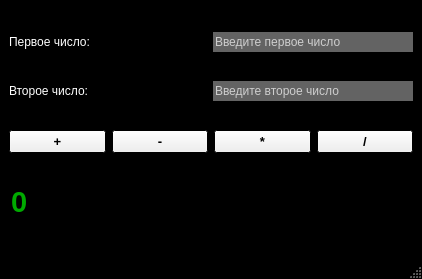
<?xml version="1.0" encoding="UTF-8"?>
<ui version="4.0">
 <class>MainWindow</class>
 <widget class="QMainWindow" name="MainWindow">
  <property name="geometry">
   <rect>
    <x>0</x>
    <y>0</y>
    <width>422</width>
    <height>279</height>
   </rect>
  </property>
  <property name="palette">
   <palette>
    <active>
     <colorrole role="Window">
      <brush brushstyle="SolidPattern">
       <color alpha="255">
        <red>0</red>
        <green>0</green>
        <blue>0</blue>
       </color>
      </brush>
     </colorrole>
    </active>
    <inactive>
     <colorrole role="Window">
      <brush brushstyle="SolidPattern">
       <color alpha="255">
        <red>0</red>
        <green>0</green>
        <blue>0</blue>
       </color>
      </brush>
     </colorrole>
    </inactive>
    <disabled>
     <colorrole role="Base">
      <brush brushstyle="SolidPattern">
       <color alpha="255">
        <red>0</red>
        <green>0</green>
        <blue>0</blue>
       </color>
      </brush>
     </colorrole>
     <colorrole role="Window">
      <brush brushstyle="SolidPattern">
       <color alpha="255">
        <red>0</red>
        <green>0</green>
        <blue>0</blue>
       </color>
      </brush>
     </colorrole>
    </disabled>
   </palette>
  </property>
  <property name="contextMenuPolicy">
   <enum>Qt::ContextMenuPolicy::DefaultContextMenu</enum>
  </property>
  <property name="windowTitle">
   <string>MainWindow</string>
  </property>
  <widget class="QWidget" name="centralwidget">
   <layout class="QVBoxLayout" name="verticalLayout">
    <item>
     <layout class="QHBoxLayout" name="horizontalLayout">
      <item>
       <widget class="QLabel" name="label">
        <property name="minimumSize">
         <size>
          <width>85</width>
          <height>20</height>
         </size>
        </property>
        <property name="palette">
         <palette>
          <active>
           <colorrole role="WindowText">
            <brush brushstyle="SolidPattern">
             <color alpha="255">
              <red>255</red>
              <green>255</green>
              <blue>255</blue>
             </color>
            </brush>
           </colorrole>
           <colorrole role="Text">
            <brush brushstyle="SolidPattern">
             <color alpha="255">
              <red>255</red>
              <green>255</green>
              <blue>255</blue>
             </color>
            </brush>
           </colorrole>
          </active>
          <inactive>
           <colorrole role="WindowText">
            <brush brushstyle="SolidPattern">
             <color alpha="255">
              <red>255</red>
              <green>255</green>
              <blue>255</blue>
             </color>
            </brush>
           </colorrole>
           <colorrole role="Text">
            <brush brushstyle="SolidPattern">
             <color alpha="255">
              <red>255</red>
              <green>255</green>
              <blue>255</blue>
             </color>
            </brush>
           </colorrole>
          </inactive>
          <disabled/>
         </palette>
        </property>
        <property name="text">
         <string>Первое число:</string>
        </property>
       </widget>
      </item>
      <item>
       <spacer name="horizontalSpacer">
        <property name="orientation">
         <enum>Qt::Orientation::Horizontal</enum>
        </property>
        <property name="sizeHint" stdset="0">
         <size>
          <width>88</width>
          <height>20</height>
         </size>
        </property>
       </spacer>
      </item>
      <item>
       <widget class="QLineEdit" name="lineEdit_2">
        <property name="minimumSize">
         <size>
          <width>200</width>
          <height>20</height>
         </size>
        </property>
        <property name="palette">
         <palette>
          <active>
           <colorrole role="Light">
            <brush brushstyle="SolidPattern">
             <color alpha="255">
              <red>99</red>
              <green>99</green>
              <blue>99</blue>
             </color>
            </brush>
           </colorrole>
           <colorrole role="Midlight">
            <brush brushstyle="SolidPattern">
             <color alpha="255">
              <red>99</red>
              <green>99</green>
              <blue>99</blue>
             </color>
            </brush>
           </colorrole>
           <colorrole role="Text">
            <brush brushstyle="SolidPattern">
             <color alpha="255">
              <red>206</red>
              <green>206</green>
              <blue>206</blue>
             </color>
            </brush>
           </colorrole>
           <colorrole role="Base">
            <brush brushstyle="SolidPattern">
             <color alpha="255">
              <red>99</red>
              <green>99</green>
              <blue>99</blue>
             </color>
            </brush>
           </colorrole>
          </active>
          <inactive>
           <colorrole role="Light">
            <brush brushstyle="SolidPattern">
             <color alpha="255">
              <red>99</red>
              <green>99</green>
              <blue>99</blue>
             </color>
            </brush>
           </colorrole>
           <colorrole role="Midlight">
            <brush brushstyle="SolidPattern">
             <color alpha="255">
              <red>99</red>
              <green>99</green>
              <blue>99</blue>
             </color>
            </brush>
           </colorrole>
           <colorrole role="Text">
            <brush brushstyle="SolidPattern">
             <color alpha="255">
              <red>206</red>
              <green>206</green>
              <blue>206</blue>
             </color>
            </brush>
           </colorrole>
           <colorrole role="Base">
            <brush brushstyle="SolidPattern">
             <color alpha="255">
              <red>99</red>
              <green>99</green>
              <blue>99</blue>
             </color>
            </brush>
           </colorrole>
          </inactive>
          <disabled>
           <colorrole role="Light">
            <brush brushstyle="SolidPattern">
             <color alpha="255">
              <red>99</red>
              <green>99</green>
              <blue>99</blue>
             </color>
            </brush>
           </colorrole>
           <colorrole role="Midlight">
            <brush brushstyle="SolidPattern">
             <color alpha="255">
              <red>99</red>
              <green>99</green>
              <blue>99</blue>
             </color>
            </brush>
           </colorrole>
          </disabled>
         </palette>
        </property>
        <property name="text">
         <string>Введите первое число</string>
        </property>
        <property name="frame">
         <bool>false</bool>
        </property>
       </widget>
      </item>
     </layout>
    </item>
    <item>
     <layout class="QHBoxLayout" name="horizontalLayout_2">
      <item>
       <widget class="QLabel" name="label_2">
        <property name="minimumSize">
         <size>
          <width>85</width>
          <height>20</height>
         </size>
        </property>
        <property name="palette">
         <palette>
          <active>
           <colorrole role="WindowText">
            <brush brushstyle="SolidPattern">
             <color alpha="255">
              <red>255</red>
              <green>255</green>
              <blue>255</blue>
             </color>
            </brush>
           </colorrole>
          </active>
          <inactive>
           <colorrole role="WindowText">
            <brush brushstyle="SolidPattern">
             <color alpha="255">
              <red>255</red>
              <green>255</green>
              <blue>255</blue>
             </color>
            </brush>
           </colorrole>
          </inactive>
          <disabled/>
         </palette>
        </property>
        <property name="text">
         <string>Второе число:</string>
        </property>
       </widget>
      </item>
      <item>
       <spacer name="horizontalSpacer_2">
        <property name="orientation">
         <enum>Qt::Orientation::Horizontal</enum>
        </property>
        <property name="sizeHint" stdset="0">
         <size>
          <width>40</width>
          <height>20</height>
         </size>
        </property>
       </spacer>
      </item>
      <item>
       <widget class="QLineEdit" name="lineEdit">
        <property name="minimumSize">
         <size>
          <width>200</width>
          <height>20</height>
         </size>
        </property>
        <property name="palette">
         <palette>
          <active>
           <colorrole role="Text">
            <brush brushstyle="SolidPattern">
             <color alpha="255">
              <red>206</red>
              <green>206</green>
              <blue>206</blue>
             </color>
            </brush>
           </colorrole>
           <colorrole role="Base">
            <brush brushstyle="SolidPattern">
             <color alpha="255">
              <red>99</red>
              <green>99</green>
              <blue>99</blue>
             </color>
            </brush>
           </colorrole>
          </active>
          <inactive>
           <colorrole role="Text">
            <brush brushstyle="SolidPattern">
             <color alpha="255">
              <red>206</red>
              <green>206</green>
              <blue>206</blue>
             </color>
            </brush>
           </colorrole>
           <colorrole role="Base">
            <brush brushstyle="SolidPattern">
             <color alpha="255">
              <red>99</red>
              <green>99</green>
              <blue>99</blue>
             </color>
            </brush>
           </colorrole>
          </inactive>
          <disabled/>
         </palette>
        </property>
        <property name="text">
         <string>Введите второе число</string>
        </property>
        <property name="frame">
         <bool>false</bool>
        </property>
       </widget>
      </item>
     </layout>
    </item>
    <item>
     <layout class="QHBoxLayout" name="horizontalLayout_3">
      <item>
       <widget class="QPushButton" name="pushButton">
        <property name="font">
         <font>
          <pointsize>10</pointsize>
          <bold>true</bold>
         </font>
        </property>
        <property name="text">
         <string>+</string>
        </property>
       </widget>
      </item>
      <item>
       <widget class="QPushButton" name="pushButton_2">
        <property name="font">
         <font>
          <pointsize>10</pointsize>
          <bold>true</bold>
         </font>
        </property>
        <property name="text">
         <string>-</string>
        </property>
       </widget>
      </item>
      <item>
       <widget class="QPushButton" name="pushButton_3">
        <property name="font">
         <font>
          <pointsize>10</pointsize>
          <bold>true</bold>
         </font>
        </property>
        <property name="text">
         <string>*</string>
        </property>
       </widget>
      </item>
      <item>
       <widget class="QPushButton" name="pushButton_4">
        <property name="font">
         <font>
          <pointsize>10</pointsize>
          <bold>true</bold>
         </font>
        </property>
        <property name="text">
         <string>/</string>
        </property>
       </widget>
      </item>
     </layout>
    </item>
    <item>
     <widget class="QLineEdit" name="lineEdit_3">
      <property name="palette">
       <palette>
        <active>
         <colorrole role="Light">
          <brush brushstyle="SolidPattern">
           <color alpha="255">
            <red>255</red>
            <green>255</green>
            <blue>255</blue>
           </color>
          </brush>
         </colorrole>
         <colorrole role="Text">
          <brush brushstyle="SolidPattern">
           <color alpha="255">
            <red>0</red>
            <green>170</green>
            <blue>0</blue>
           </color>
          </brush>
         </colorrole>
         <colorrole role="Base">
          <brush brushstyle="SolidPattern">
           <color alpha="255">
            <red>0</red>
            <green>0</green>
            <blue>0</blue>
           </color>
          </brush>
         </colorrole>
        </active>
        <inactive>
         <colorrole role="Light">
          <brush brushstyle="SolidPattern">
           <color alpha="255">
            <red>255</red>
            <green>255</green>
            <blue>255</blue>
           </color>
          </brush>
         </colorrole>
         <colorrole role="Text">
          <brush brushstyle="SolidPattern">
           <color alpha="255">
            <red>0</red>
            <green>170</green>
            <blue>0</blue>
           </color>
          </brush>
         </colorrole>
         <colorrole role="Base">
          <brush brushstyle="SolidPattern">
           <color alpha="255">
            <red>0</red>
            <green>0</green>
            <blue>0</blue>
           </color>
          </brush>
         </colorrole>
        </inactive>
        <disabled>
         <colorrole role="Light">
          <brush brushstyle="SolidPattern">
           <color alpha="255">
            <red>255</red>
            <green>255</green>
            <blue>255</blue>
           </color>
          </brush>
         </colorrole>
        </disabled>
       </palette>
      </property>
      <property name="font">
       <font>
        <pointsize>22</pointsize>
        <bold>true</bold>
       </font>
      </property>
      <property name="text">
       <string>0</string>
      </property>
      <property name="frame">
       <bool>false</bool>
      </property>
     </widget>
    </item>
   </layout>
  </widget>
  <widget class="QMenuBar" name="menubar">
   <property name="geometry">
    <rect>
     <x>0</x>
     <y>0</y>
     <width>422</width>
     <height>22</height>
    </rect>
   </property>
  </widget>
  <widget class="QStatusBar" name="statusbar"/>
 </widget>
 <resources/>
 <connections/>
</ui>
